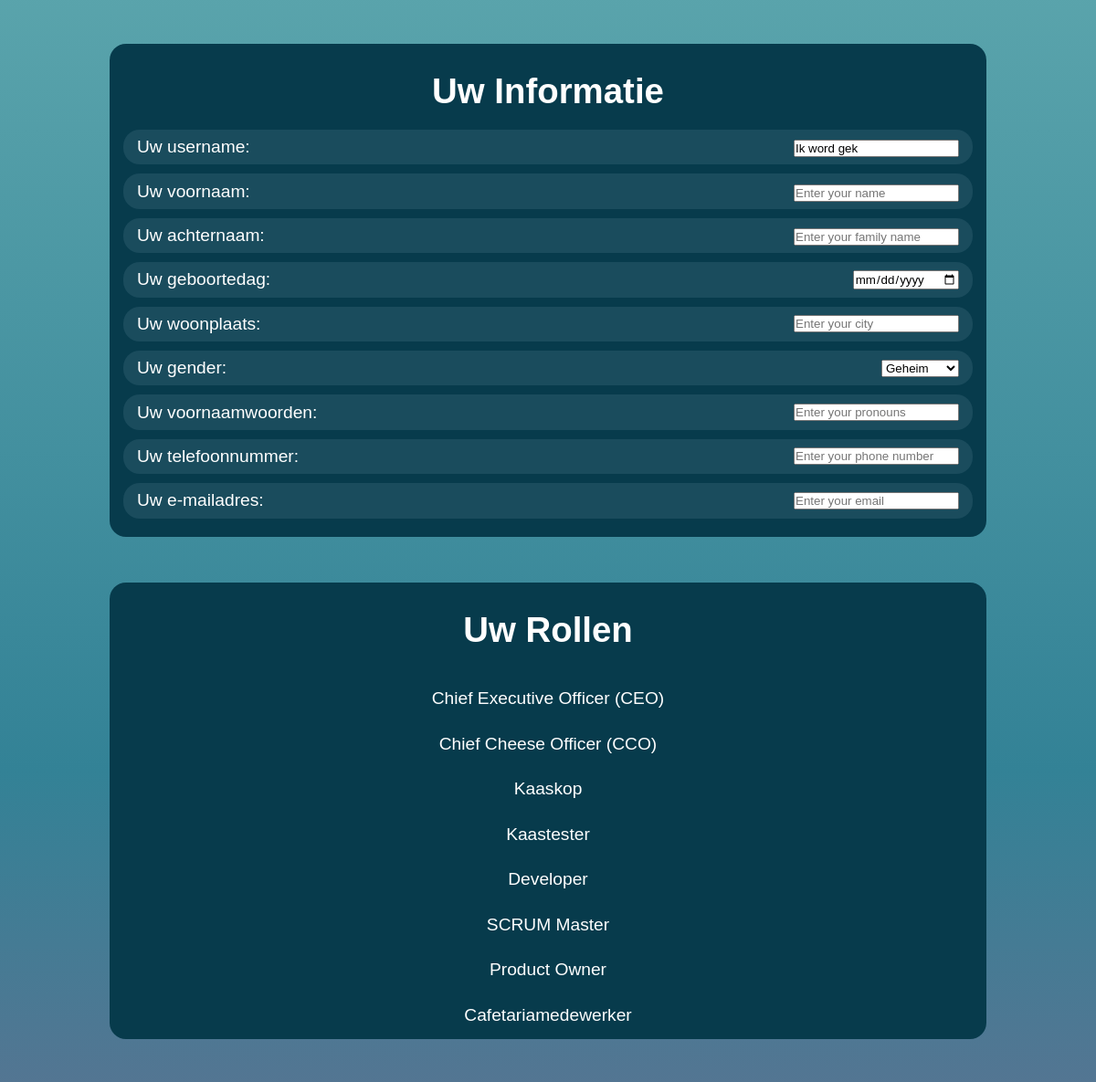
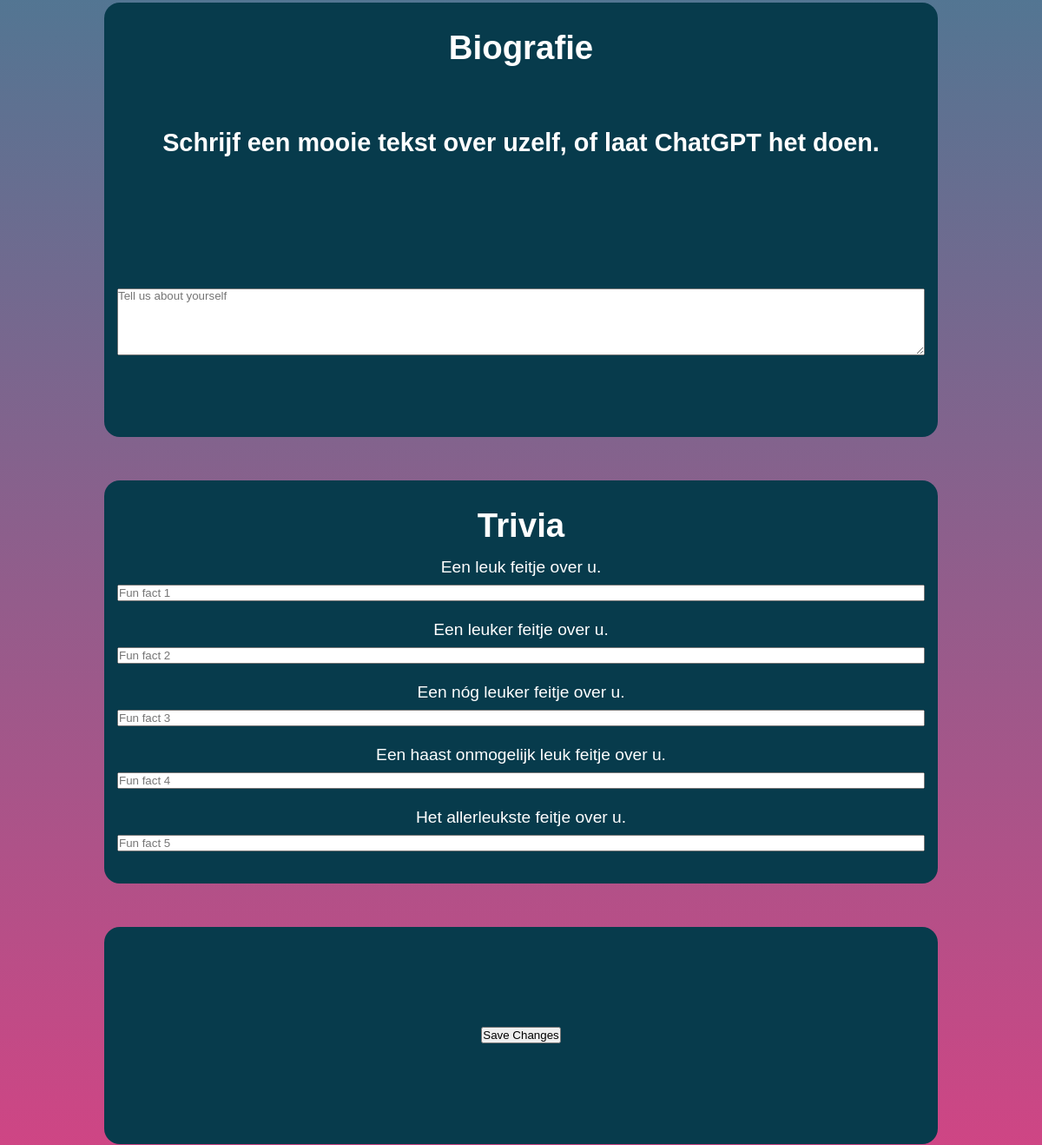
Page /profiles/Ik word gek/edit (signed in, middle part) on the earlier database version (2 pictures, top to bottom).
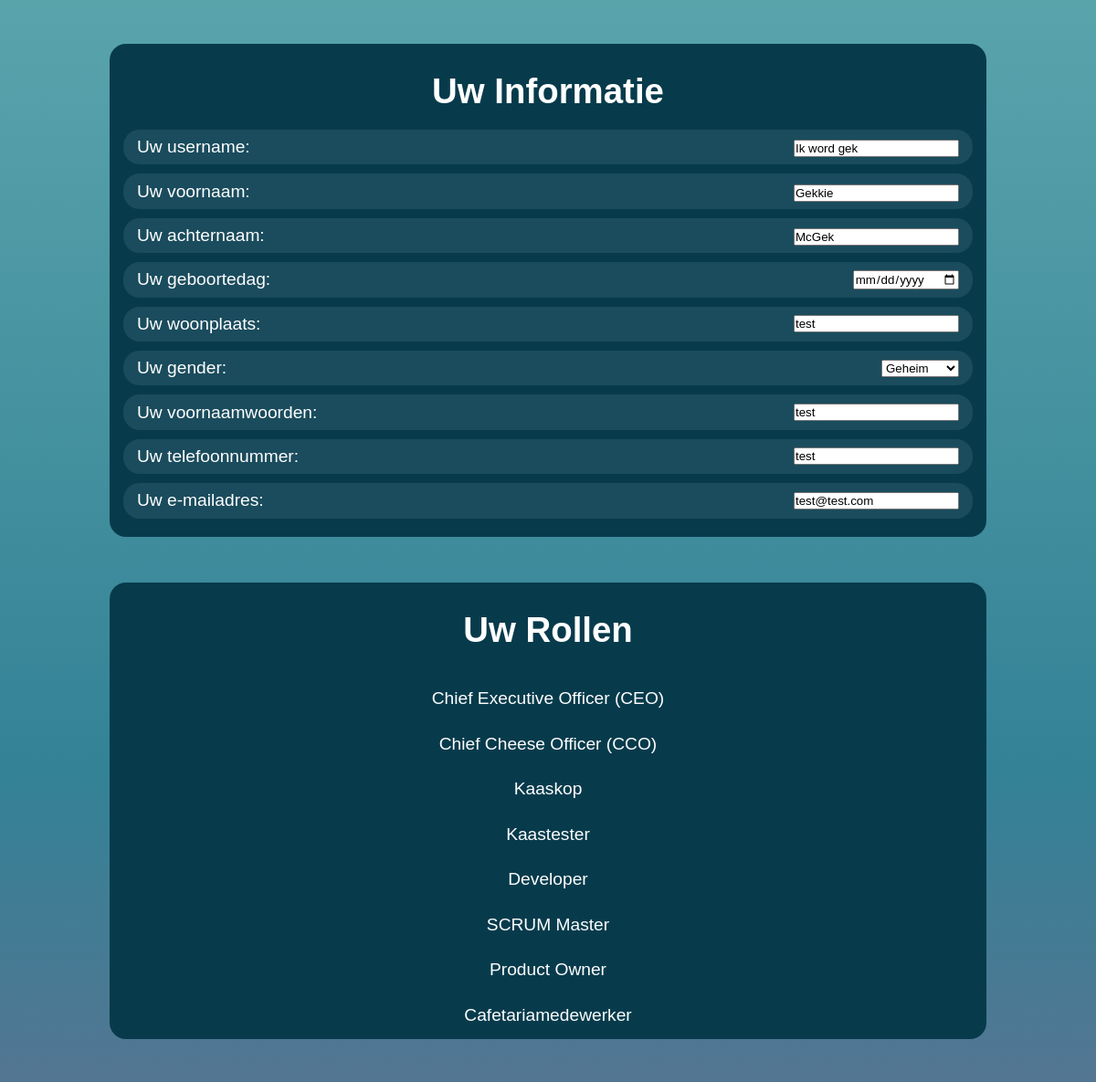
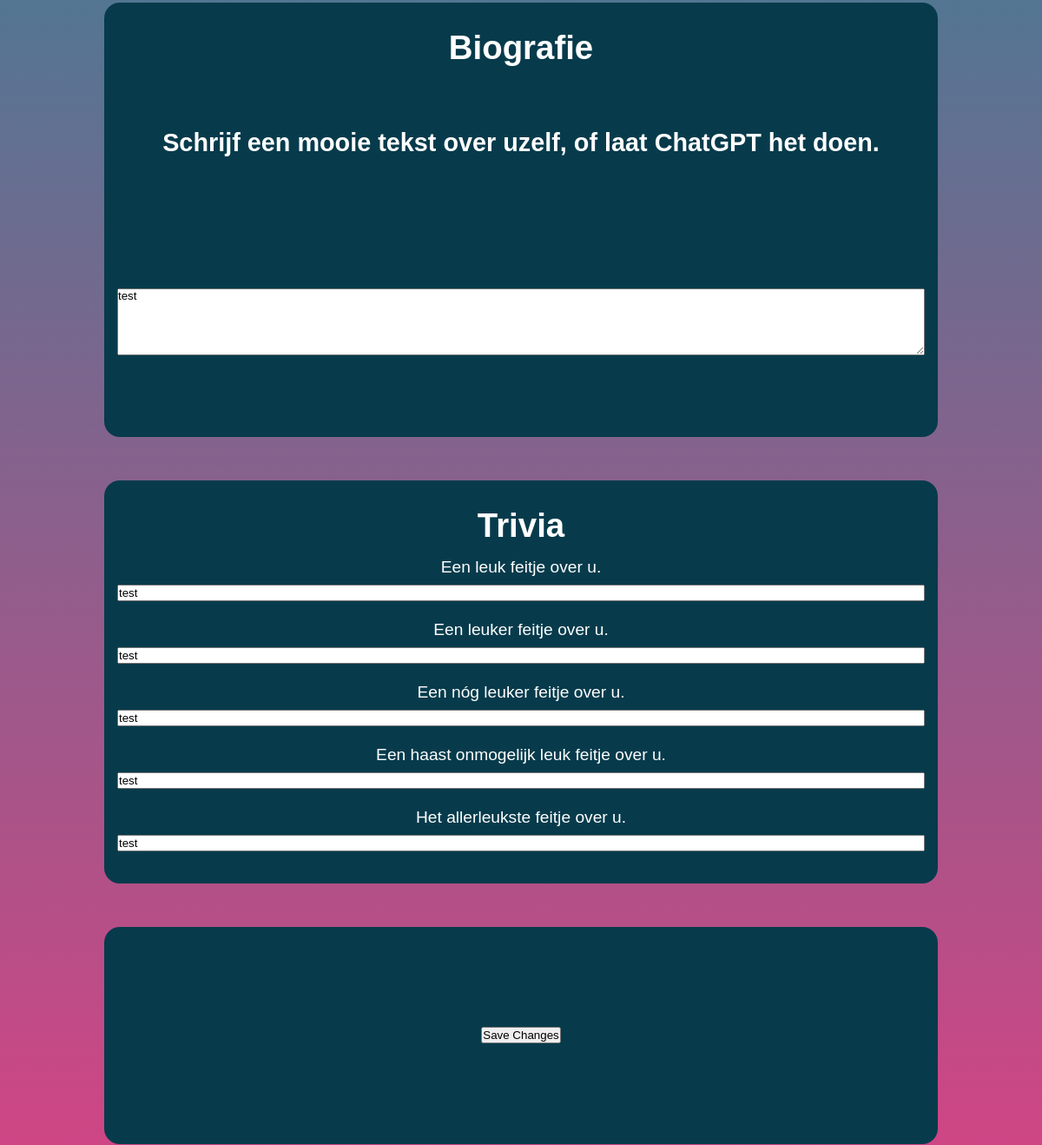
Same page on the later database version (2 pictures, top to bottom).
### user_profiles/models.py (models this page shows, shortened)
class User(AbstractUser):
    GENDERS = [
        ('geheim', 'Geheim'),
        ('vrouw', 'Vrouwelijk'),
        ('man', 'Mannelijk'),
        ('nb', 'Non-Binair'),
    ]
    pfp = models.ImageField(upload_to='profile_pics/', blank=True, null=True)
    first_name = models.CharField(max_length=100)
    last_name = models.CharField(max_length=100)
    city = models.CharField(max_length=100)
    birthday = models.DateField(default=datetime.datetime.now())
    gender = models.CharField(max_length=10, choices=GENDERS)
    pronouns = models.CharField(max_length=15, blank=True)
    number = models.CharField(max_length=12)
    bio = models.TextField(max_length=1000, blank=True)
    trivia1 = models.CharField(max_length=100, blank=True)
    trivia2 = models.CharField(max_length=100, blank=True)
    trivia3 = models.CharField(max_length=100, blank=True)
    trivia4 = models.CharField(max_length=100, blank=True)
    trivia5 = models.CharField(max_length=100, blank=True)
    def __getitem__(self, key):
        return getattr(self, key)

### user_profiles/views.py (the view, shortened to what this page needs)
# urls.py: path('<str:current_name>/edit', edit_profile, name='edit_profile'),
@login_required
def edit_profile(request, current_name):
    user = None
    try:
        user = User.objects.get(username__iexact=current_name)
    except User.DoesNotExist:
        return render(request, '404.html')
    if not request.user.has_perm("user.update") and request.user.id != user.id:
        return render(request, '404.html')
    form = None
    form = UserForm(initial={
        'pfp': user.pfp,
        'username': user.username,
        'first_name': user.first_name,
        'last_name': user.last_name,
        'email': user.email,
        'age': user.birthday,
        'city': user.city,
        'gender': user.gender,
        'pronouns': user.pronouns,
        'number': user.number,
        'bio': user.bio,
        'trivia1': user.trivia1,
        'trivia2': user.trivia2,
        'trivia3': user.trivia3,
        'trivia4': user.trivia4,
        'trivia5': user.trivia5,
    })
    return render(request, 'edit_profile.html', {'form': form, 'profile': user})

### user_profiles/templates/edit_profile.html (shortened to what the changed rows need)
{% extends 'core/base.html' %}
{% load static from static %}
{% block head %}
  <link rel="stylesheet" href="{% static 'edit_profile.css' %}">
{% endblock %}
{% block content %}
  <div id="main-content">
      <div>
        <div id="profile-container">
          <form method="post" enctype="multipart/form-data">
            <div class="profile-row" id="row1">
              <div class="rounded-card" id="profile-info">
                <h1>Uw Informatie</h1>
                <div id="form-labels-inputs">
                  <div class="yet-another-class">
                    <label for="{{ form.username.label }}">Uw username:</label><br>
                    <div class="profile-edit-inputs">
                      {{ form.username }}<br>
                    </div>
                  </div>
                  <div class="yet-another-class">
                    <label for="{{ form.first_name.label }}">Uw voornaam:</label><br>
                    <div class="profile-edit-inputs">
                      {{ form.first_name }}<br>
                    </div>
                  </div>
                  <div class="yet-another-class">
                    <label for="{{ form.last_name.label }}">Uw achternaam:</label><br>
                    <div class="profile-edit-inputs">
                      {{ form.last_name }}<br>
                    </div>
                  </div>
                  <div class="yet-another-class">
                    <label for="{{ form.age.label }}">Uw geboortedag:</label><br>
                    {{ form.birthday }}<br>
                  </div>
                  <div class="yet-another-class">
                    <label for="{{ form.city.label }}">Uw woonplaats:</label><br>
                    {{ form.city }}<br>
                  </div>
                  <div class="yet-another-class">
                    <label for="{{ form.gender.label }}">Uw gender:</label><br>
                    {{ form.gender }}<br>
                  </div>
                  <div class="yet-another-class">
                    <label for="{{ form.pronouns.label }}">Uw voornaamwoorden:</label><br>
                    {{ form.pronouns }}<br>
                  </div>
                  <div class="yet-another-class">
                    <label for="{{ form.number.label }}">Uw telefoonnummer:</label><br>
                    {{ form.number }}<br>
                  </div>
                  <div class="yet-another-class">
                    <label for="{{ form.email.label }}">Uw e-mailadres:</label><br>
                    {{ form.email }}<br>
                  </div>
                </div>
              </div>
            </div>
            <div class="profile-row" id="row2">
              <div class="rounded-card" id="profile-roles">
                <h1>Uw Rollen</h1>
              </div>
              <div class="rounded-card" id="profile-about-me">
                <h1>Biografie</h1>
                <h2><label for="{{ form.bio.label }}">Schrijf een mooie tekst over uzelf, of laat ChatGPT het doen.</label></h2><br>
                {{ form.bio }}<br>
              </div>
            </div>
            <div class="profile-row" id="row3">
              <div class="rounded-card" id="profile-trivia">
                <h1>Trivia</h1>
                <label for="{{ form.trivia1.label }}">Een leuk feitje over u.</label><br>
                {{ form.trivia1.error }}<br>
                {{ form.trivia1 }}<br>
                <label for="{{ form.trivia2.label }}">Een leuker feitje over u.</label><br>
                {{ form.trivia2.error }}<br>
                {{ form.trivia2 }}<br>
                <label for="{{ form.trivia3.label }}">Een nóg leuker feitje over u.</label><br>
                {{ form.trivia3.error }}<br>
                {{ form.trivia3 }}<br>
                <label for="{{ form.trivia4.label }}">Een haast onmogelijk leuk feitje over u.</label><br>
                {{ form.trivia4.error }}<br>
                {{ form.trivia4 }}<br>
                <label for="{{ form.trivia5.label }}">Het allerleukste feitje over u.</label><br>
                {{ form.trivia5.error }}<br>
                {{ form.trivia5 }}<br>
              </div>
            </div>
          </form>
        </div>
    </div>
  </div>
{% endblock %}

Differences in the rows shown:
changed User "Ik word gek": first_name (not shown) → "Gekkie"; last_name (not shown) → "McGek"; city (not shown) → "test"; pronouns (not shown) → "test"; number (not shown) → "test"; email (not shown) → "test@test.com"; bio (not shown) → "test"; trivia1 (not shown) → "test"; trivia2 (not shown) → "test"; trivia3 (not shown) → "test"; trivia4 (not shown) → "test"; trivia5 (not shown) → "test"
